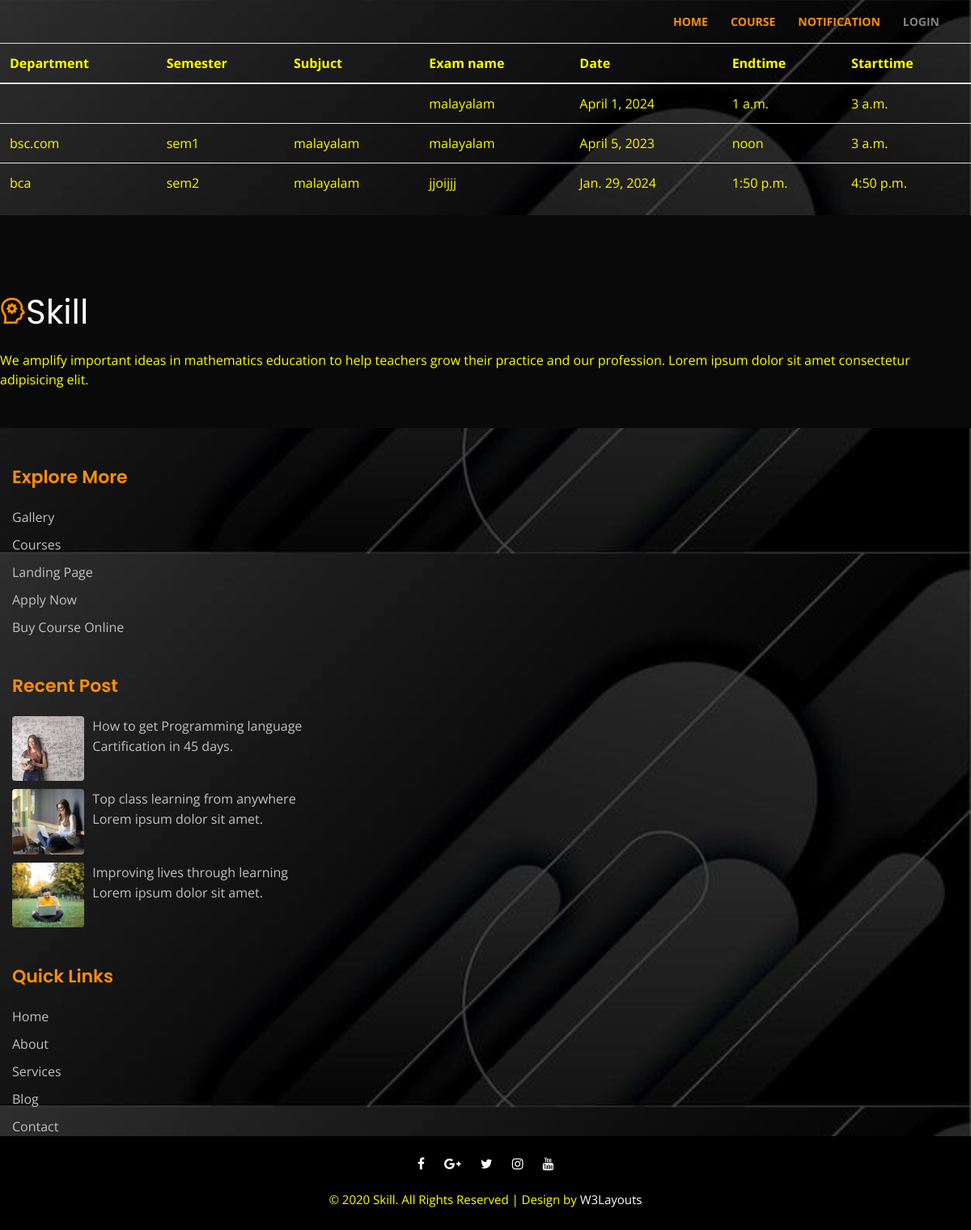
Page /Exam_view on the committed database.
### Exam/models.py (models this page shows)
class exam(models.Model):
    department = models.ForeignKey(Departments,on_delete=models.CASCADE,null=True)
    semester = models.ForeignKey(Semesters,on_delete=models.CASCADE,null=True)
    subname = models.ForeignKey(Subjects,on_delete=models.CASCADE,null=True)
    examname=models.CharField(max_length=500,default='')
    date=models.DateField(max_length=500,default='')
    starttime=models.TimeField(max_length=500,default='')
    endtime=models.TimeField(max_length=500,default='')

### public/models.py (models this page shows, shortened)
class Departments(models.Model):
    departmentname = models.CharField(max_length=50,default='')
    description = models.CharField(max_length=200,default='')
    def __str__(self) -> str:
        return self.departmentname

class Semesters(models.Model):
    semestername = models.CharField(max_length=100)
    department = models.ForeignKey(Departments,on_delete=models.CASCADE,null=True)

class Subjects(models.Model):
    subname = models.CharField(max_length=50,default='')
    description = models.CharField(max_length=500,default='')
    department = models.ForeignKey(Departments,on_delete=models.CASCADE,null=True)
    semester = models.ForeignKey(Semesters,on_delete=models.CASCADE,null=True)

### Exam/views.py (the view)
# urls.py: path('Exam_view',views.examview),
def examview(request):
    exams=exam.objects.all()
    return render(request,'Exam_view.html',{'exams':exams})

### Exam/templates/Exam_view.html
{% extends 'layout.html' %}
{% load static %}
{% block content %}
<table class="table">
    <thead>
      <tr>
        <th scope="col">Department</th>
        <th scope="col">Semester</th>
        <th scope="col">Subjuct</th>
        <th scope="col">Exam name</th>
        <th scope="col">Date </th>
        <th scope="col">Endtime</th>
        <th scope="col">Starttime</th>
      </tr>
    </thead>
    <tbody>
      {% for i in exams %}
      <tr>
        <td>{{i.department.departmentname}}</td>
        <td>{{i.semester.semestername}}</td>
        <td>{{i.subname.subname}}</td>
        <td>{{i.examname}}</td>
        <td>{{i.date}}</td>
        <td>{{i.starttime}}</td>
        <td>{{i.endtime}}</td>
      </tr>
      {% endfor %}
    </tbody>
  </table>
{%endblock%}

### public/templates/layout.html (shortened to what this page needs)
{% load  static %}
<!doctype html>
<html lang="en">
  <head>
    <link rel="stylesheet" href="{% static 'assets/css/style-starter.css' %}">
  </head>
  <body>
<header class="w3l-header">
	<div class="hero-header-11">
		<div class="hero-header-11-content">
			<div class="container">
				<nav class="navbar navbar-expand-lg navbar-light py-md-2 py-0 px-0">
					<div class="collapse navbar-collapse" id="navbarSupportedContent">
						<ul class="navbar-nav ml-auto">
              {% if request.session.ut == 1 %}
              <li class="nav-item active">
								<a class="nav-link" href="/">Home <span class="sr-only">(current)</span></a>
							</li>
							<li class="nav-item @@about-active">
								<a class="nav-link" href="about.html">Profile</a>
							</li>
              <li class="nav-item dropdown">
                <a class="nav-link dropdown-toggle" href="services.html" id="navbarDropdown" role="button" data-toggle="dropdown" aria-haspopup="true" aria-expanded="false">
                Users
                </a>
                <div class="dropdown-menu" aria-labelledby="navbarDropdown">
                    <a class="dropdown-item" href="/staff_register">Add Staff</a>
                    <a class="dropdown-item" href="/staff_view">View Staff</a>
                    <a class="dropdown-item" href="/students_register">Add Student</a>
                    <a class="dropdown-item" href="students_view">View Student</a>
                </div>
              </li>
              <li class="nav-item dropdown">
                <a class="nav-link dropdown-toggle" href="contact.html" id="navbarDropdown" role="button" data-toggle="dropdown" aria-haspopup="true" aria-expanded="false">
                Notification
                </a>
                <div class="dropdown-menu" aria-labelledby="navbarDropdown">
                    <a class="dropdown-item" href="/add_student">Add notification</a>
                    <a class="dropdown-item" href="/view_student">View notification</a>
							</li>
              <li class="nav-item dropdown">
                <a class="nav-link dropdown-toggle" href="contact.html" id="navbarDropdown" role="button" data-toggle="dropdown" aria-haspopup="true" aria-expanded="false">
                Work
                </a>
                <div class="dropdown-menu" aria-labelledby="navbarDropdown">
                    <a class="dropdown-item" href="/add_student">Add Work</a>
                    <a class="dropdown-item" href="/view_student">View Work</a>
						    </div>
							</li>
              <li class="nav-item dropdown">
                <a class="nav-link dropdown-toggle" href="contact.html" id="navbarDropdown" role="button" data-toggle="dropdown" aria-haspopup="true" aria-expanded="false">
                department
                </a>
                <div class="dropdown-menu" aria-labelledby="navbarDropdown">
                    <a class="dropdown-item" href="/add_department">Add department</a>
                    <a class="dropdown-item" href="/Department">View department</a>
                    <a class="dropdown-item" href="/add_semesters">Add semester</a>
                    <a class="dropdown-item" href="/semester">View semester</a>
                </div>
							</li>
              <li class="nav-item dropdown">
                <a class="nav-link dropdown-toggle" href="contact.html" id="navbarDropdown" role="button" data-toggle="dropdown" aria-haspopup="true" aria-expanded="false">
                  management
                </a>
                <div class="dropdown-menu" aria-labelledby="navbarDropdown">
                    <a class="dropdown-item" href="/Room">Add Classroom</a>
                    <a class="dropdown-item" href="/Room_view">View Classroom</a>
                    <a class="dropdown-item" href="/subject">Add subject</a>
                    <a class="dropdown-item" href="/subject_view">View subject</a>
                    <a class="dropdown-item" href="/Add_exam">Add exam</a>
                    <a class="dropdown-item" href="/Exam_view">View exam</a>
                    <a class="dropdown-item" href="/Classallocation">Add class allotment</a>
                    <a class="dropdown-item" href="/Classallocation_view">View  class allotment</a>
                    <a class="dropdown-item" href="/view_student">seat arrangement</a>
                </div>
							</li>
              <li class="nav-item dropdown">
                <a class="nav-link dropdown-toggle" href="contact.html" id="navbarDropdown" role="button" data-toggle="dropdown" aria-haspopup="true" aria-expanded="false">
                complaint
                </a>
                <div class="dropdown-menu" aria-labelledby="navbarDropdown">
                    <a class="dropdown-item" href="/add_student">Add complaint</a>
                    <a class="dropdown-item" href="/view_student">View complaint</a>
						    </div>
							</li>
              <li class="nav-item">
								<a class="nav-link" href="/logout">Logout</a>
							</li>
             {% else %}
             <li class="nav-item active">
              <a class="nav-link" href=" /">Home <span class="sr-only">(current)</span></a>
            </li>
            <li class="nav-item active">
              <a class="nav-link" href="index.html">Course <span class="sr-only">(current)</span></a>
            </li><li class="nav-item active">
              <a class="nav-link" href="index.html">Notification <span class="sr-only">(current)</span></a>
            </li>
              <li class="nav-item @@contact-active">
								<a class="nav-link" href="/login">Login</a>
							</li>
              {% endif %}
						</ul>
					</div>
				</nav>
			</div>
		</div>
	</div>
</header>
{% block content %}
{% endblock %}
<footer class="w3l-footer-29-main" id="footer">
    <div class="footer-29 py-5">
      <div class="container pb-lg-3">
        <div class="row footer-top-29">
         </div>
         </div>
            <a class="footer-logo mb-md-3 mb-2" href="#url"><img src="{% static 'assets/images/logo-icon.png'%}" alt="" />Skill</a>
            <p>We amplify important ideas in mathematics education to help teachers grow their practice and our profession. Lorem ipsum dolor sit
              amet consectetur adipisicing elit.</p>
          </div>
          <div class="col-lg-2 col-md-6 footer-list-29 footer-2 mt-5">
           <h6 class="footer-title-29">Explore More</h6>
            <ul>
              <li><a href="#gallery.html">Gallery</a></li>
              <li><a href="#courses.html">Courses</a></li>
              <li><a href="#landing-single.html">Landing Page</a></li>
              <li><a href="#signup.html">Apply Now</a></li>
              <li><a href="contact.html">Buy Course Online</a></li>
            </ul>
          </div>
          <div class="col-lg-4 col-md-6 footer-list-29 footer-3 mt-5">
            <div class="properties">
              <h6 class="footer-title-29">Recent Post</h6>
              <a class="d-grid twitter-feed" href="#blog-single.html">
                <img src="{% static  'assets/images/g1.jpg' %}" class="img-fluid rounded" alt="">
                <p>How to get Programming language Cartification in 45 days.</p>
              </a>
              <a class="d-grid twitter-feed" href="#blog-single.html">
                <img src="{% static 'assets/images/g2.jpg' %}" class="img-fluid rounded" alt="">
                <p>Top class learning from anywhere Lorem ipsum dolor sit amet.</p>
              </a>
              <a class="d-grid twitter-feed" href="#blog-single.html">
                <img src="{% static 'assets/images/g3.jpg' %}" class="img-fluid rounded" alt="">
                <p>Improving lives through learning Lorem ipsum dolor sit amet.</p>
              </a>
            </div>
          </div>
          <div class="col-lg-2 col-md-6 footer-list-29 footer-4 mt-5">
           <h6 class="footer-title-29">Quick Links</h6>
            <ul>
              <li><a href=" / ">Home</a></li>
              <li><a href="about.html">About</a></li>
              <li><a href="services.html">Services</a></li>
              <li><a href="#blog.html"> Blog</a></li>
              <li><a href="contact.html">Contact</a></li>
            </ul>
          </div>
    <div id="footers14-block" class="py-3">
      <div class="container">
        <div class="footers14-bottom text-center">
          <div class="social">
            <a href="#facebook" class="facebook"><span class="fa fa-facebook" aria-hidden="true"></span></a>
            <a href="#google" class="google"><span class="fa fa-google-plus" aria-hidden="true"></span></a>
            <a href="#twitter" class="twitter"><span class="fa fa-twitter" aria-hidden="true"></span></a>
            <a href="#instagram" class="instagram"><span class="fa fa-instagram" aria-hidden="true"></span></a>
            <a href="#youtube" class="youtube"><span class="fa fa-youtube" aria-hidden="true"></span></a>
          </div>
          <div class="copyright mt-1">
            <p>&copy; 2020 Skill. All Rights Reserved | Design by <a href="https://w3layouts.com/">W3Layouts</a></p>
          </div>
        </div>
      </div>
    </div>
  </footer>
  </body>
  </html>

### rows in the picture
exam: examname "malayalam", date "April 1, 2024", starttime "1 a.m.", endtime "3 a.m."
exam: department.departmentname "bsc.com", semester.semestername "sem1", subname.subname "malayalam", examname "malayalam", date "April 5, 2023", starttime "noon", endtime "3 a.m."
exam: department.departmentname "bca", semester.semestername "sem2", subname.subname "malayalam", examname "jjoijjj", date "Jan. 29, 2024", starttime "1:50 p.m.", endtime "4:50 p.m."
